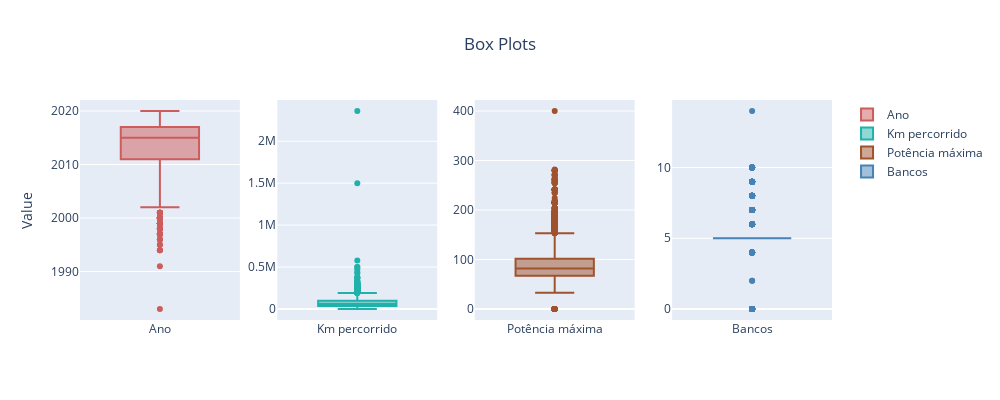

The notebook cell saved with this chart:
### Code cell
#vamos plotar boxplots para inspecionar estes outliers:
fig = make_subplots(rows=1, cols=4)

fig.add_trace(go.Box(y=X['year'], name='Ano',  marker_color='indianred'), row=1, col=1)
fig.add_trace(go.Box(y=X['km_driven'], name='Km percorrido',  marker_color='lightseagreen'), row=1, col=2)
fig.add_trace(go.Box(y=X['max_power (bhp)'], name='Potência máxima',  marker_color='sienna'), row=1, col=3)
fig.add_trace(go.Box(y=X['seats'], name='Bancos',  marker_color='steelblue'), row=1, col=4)

#Dando update na figura para incluir os titulos no grafico
fig.update_layout(
    title_text="Box Plots",
    height=400,
    width=1000,
    title_x=0.5,
    yaxis_title="Value"
)

fig.show()

### Figure 1 — Plotly figure (JSON) as saved in the notebook; plotly's stock layout.template omitted (floating-point values rounded to 4 significant figures; data arrays with more than 128 entries replaced by an {"elided": "..."} marker saying what was removed)
{"data": [{"marker": {"color": "indianred"}, "name": "Ano", "type": "box", "xaxis": "x", "y": {"elided": "8128 int values"}, "yaxis": "y"}, {"marker": {"color": "lightseagreen"}, "name": "Km percorrido", "type": "box", "xaxis": "x2", "y": {"elided": "8128 int values"}, "yaxis": "y2"}, {"marker": {"color": "sienna"}, "name": "Potência máxima", "type": "box", "xaxis": "x3", "y": {"elided": "8128 float values"}, "yaxis": "y3"}, {"marker": {"color": "steelblue"}, "name": "Bancos", "type": "box", "xaxis": "x4", "y": {"elided": "8128 int values"}, "yaxis": "y4"}], "layout": {"height": 400, "title": {"text": "Box Plots", "x": 0.5}, "width": 1000, "xaxis": {"anchor": "y", "domain": [0, 0.2125]}, "xaxis2": {"anchor": "y2", "domain": [0.2625, 0.475]}, "xaxis3": {"anchor": "y3", "domain": [0.525, 0.7375]}, "xaxis4": {"anchor": "y4", "domain": [0.7875, 1]}, "yaxis": {"anchor": "x", "domain": [0, 1], "title": {"text": "Value"}}, "yaxis2": {"anchor": "x2", "domain": [0, 1]}, "yaxis3": {"anchor": "x3", "domain": [0, 1]}, "yaxis4": {"anchor": "x4", "domain": [0, 1]}}}
